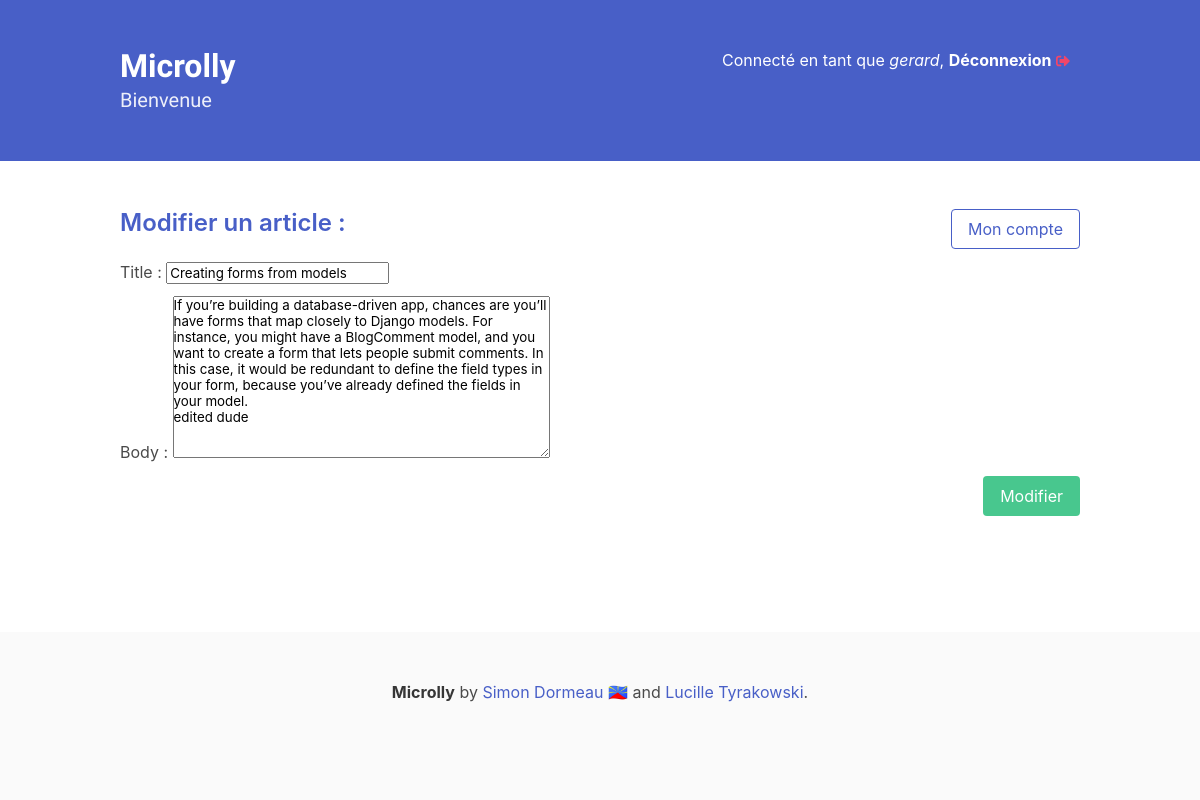
The app's page /edit-post/2/ (signed in) with its own data.
### Microlly/models.py (models this page shows, shortened)
class Post(models.Model):
    title = models.CharField(max_length=150)
    body = RichTextField()
    author = models.ForeignKey(User, on_delete=models.CASCADE)
    creation_date = models.DateField(auto_now_add=True)
    update_date = models.DateField(auto_now=True)
    class Meta:
        ordering = ("-id",)
        verbose_name = "Publication"
        verbose_name_plural = "Publications"

### Microlly/views.py (the view, shortened to what this page needs)
# urls.py: path("edit-post/<int:id>/", views.editPost, name="edit_post"),
@login_required
def editPost(request, id):
    post = get_object_or_404(Post, pk=id)
    if post.author != request.user:
        raise PermissionDenied
    form = forms.PostEditForm(instance=post)
    return render(request, "edit_post.html", {"form": form})

### Microlly/forms.py
class PostEditForm(forms.ModelForm):
    class Meta:
        model = models.Post
        fields = ["id", "title", "body"]

### Microlly/templates/edit_post.html
{% extends 'base.html' %}
{% block body %}
<h1 class="title is-4 has-text-link">Modifier un article :</h1>
<form method="post">
    {% include "form_snippet.html" %}
    <input class="button is-success is-pulled-right" type="submit" value="Modifier">
</form>
{% endblock body %}

### Microlly/templates/base.html
<!DOCTYPE html>
<html>
<head>
    {% include "head.html" %}
</head>
<header>
    <section class="hero is-link">
        <div class="hero-body">
            <div class="container">
                {% if user.is_authenticated %}
                <div class="is-pulled-right">Connecté en tant que
                    <i>{{ user.username }}</i>,
                    <a href="{% url 'Microlly:logout' %}">
                        <strong>Déconnexion</strong>
                        <span class="icon has-text-danger">
                            <i class="fas fa-sm fa-sign-out-alt"></i>
                        </span>
                    </a>
                </div>
                {% else %}
                <a href="{% url 'Microlly:login' %}" class="is-pulled-right">Se connecter</a>
                {% endif %}
                <h1 class="title" clas="is-overlay">
                    <a href="{% url 'Microlly:index' %}" class="microlly">Microlly</a>
                </h1>
                <h2 class="subtitle microlly">
                    Bienvenue
                </h2>
            </div>
        </div>
    </section>
</header>
<body>
    <main>
        <section class="section wrapper">
            <div class="container">
                {% if user.is_authenticated and not isaccountview%}
                <a href="{% url 'Microlly:account' %}" class="button is-link is-outlined is-pulled-right">Mon compte</a>
                {% endif %} {% block body %} {% endblock body %}
            </div>
        </section>
    </main>
    <footer class="footer">
        <div class="content has-text-centered">
            <p>
                <strong>Microlly</strong> by
                <a href="https://simondormeau.fr" target="_blank">Simon Dormeau 🇷🇪 </a> and
                <a href="https://www.flickr.com/photos/biayo/3683976815" target="_blank">Lucille Tyrakowski</a>.
            </p>
        </div>
    </footer>
</body>
</html>

### Microlly/templates/form_snippet.html (shortened to what this page needs)
{% for field in form %}
    <div class="field">
        {{ field.label_tag }}
        {{ field }}
    </div>
{% endfor %}

### Microlly/static/base.css (style rules this page uses)
body { display: flex; min-height: 100vh; flex-direction: column; }
main { flex: 1; transition: all 1s ease-out; }
.icon { display: inline-block; }
.microlly { font-family: 'Gruppo', cursive; }

### records on screen
Post: form "Creating forms from models" "If you’re building a database-driven app, chances are you’ll have forms that map closely to Django models. For instance, you might have a BlogComment model, and you want to create a form that lets people submit comments. In this case, it would be redundant to define the field types in your form, because you’ve already defined the fields in your model. edited dude"

### other values on screen
{{ user.username }} "gerard"
{{ field.label_tag }} "Title :" "Body :"
